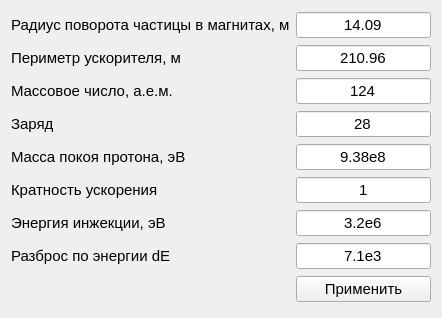
<?xml version="1.0" encoding="UTF-8"?>
<ui version="4.0">
 <class>ParametersAcceleration</class>
 <widget class="QDialog" name="ParametersAcceleration">
  <property name="geometry">
   <rect>
    <x>0</x>
    <y>0</y>
    <width>442</width>
    <height>318</height>
   </rect>
  </property>
  <property name="focusPolicy">
   <enum>Qt::ClickFocus</enum>
  </property>
  <property name="windowTitle">
   <string>Dialog</string>
  </property>
  <layout class="QGridLayout" name="gridLayout">
   <item row="0" column="0">
    <widget class="QLabel" name="label">
     <property name="font">
      <font>
       <pointsize>11</pointsize>
      </font>
     </property>
     <property name="text">
      <string>Радиус поворота частицы в магнитах, м</string>
     </property>
    </widget>
   </item>
   <item row="6" column="0">
    <widget class="QLabel" name="label_7">
     <property name="font">
      <font>
       <pointsize>11</pointsize>
      </font>
     </property>
     <property name="text">
      <string>Энергия инжекции, эВ</string>
     </property>
    </widget>
   </item>
   <item row="6" column="1">
    <widget class="QLineEdit" name="lineEdit_7">
     <property name="font">
      <font>
       <pointsize>11</pointsize>
      </font>
     </property>
     <property name="focusPolicy">
      <enum>Qt::ClickFocus</enum>
     </property>
     <property name="text">
      <string>3.2e6</string>
     </property>
     <property name="alignment">
      <set>Qt::AlignCenter</set>
     </property>
    </widget>
   </item>
   <item row="8" column="1">
    <widget class="QPushButton" name="pushButton">
     <property name="font">
      <font>
       <pointsize>11</pointsize>
      </font>
     </property>
     <property name="focusPolicy">
      <enum>Qt::NoFocus</enum>
     </property>
     <property name="text">
      <string>Применить</string>
     </property>
    </widget>
   </item>
   <item row="5" column="1">
    <widget class="QLineEdit" name="lineEdit_6">
     <property name="font">
      <font>
       <pointsize>11</pointsize>
      </font>
     </property>
     <property name="focusPolicy">
      <enum>Qt::ClickFocus</enum>
     </property>
     <property name="text">
      <string>1</string>
     </property>
     <property name="alignment">
      <set>Qt::AlignCenter</set>
     </property>
    </widget>
   </item>
   <item row="0" column="1">
    <widget class="QLineEdit" name="lineEdit">
     <property name="font">
      <font>
       <pointsize>11</pointsize>
      </font>
     </property>
     <property name="focusPolicy">
      <enum>Qt::ClickFocus</enum>
     </property>
     <property name="text">
      <string>14.09</string>
     </property>
     <property name="alignment">
      <set>Qt::AlignCenter</set>
     </property>
    </widget>
   </item>
   <item row="7" column="0">
    <widget class="QLabel" name="label_8">
     <property name="font">
      <font>
       <pointsize>11</pointsize>
      </font>
     </property>
     <property name="text">
      <string>Разброс по энергии dE</string>
     </property>
    </widget>
   </item>
   <item row="1" column="1">
    <widget class="QLineEdit" name="lineEdit_2">
     <property name="font">
      <font>
       <pointsize>11</pointsize>
      </font>
     </property>
     <property name="focusPolicy">
      <enum>Qt::ClickFocus</enum>
     </property>
     <property name="text">
      <string>210.96</string>
     </property>
     <property name="alignment">
      <set>Qt::AlignCenter</set>
     </property>
    </widget>
   </item>
   <item row="2" column="0">
    <widget class="QLabel" name="label_3">
     <property name="font">
      <font>
       <pointsize>11</pointsize>
      </font>
     </property>
     <property name="text">
      <string>Массовое число, а.е.м.</string>
     </property>
    </widget>
   </item>
   <item row="3" column="0">
    <widget class="QLabel" name="label_4">
     <property name="font">
      <font>
       <pointsize>11</pointsize>
      </font>
     </property>
     <property name="text">
      <string>Заряд</string>
     </property>
    </widget>
   </item>
   <item row="4" column="1">
    <widget class="QLineEdit" name="lineEdit_5">
     <property name="font">
      <font>
       <pointsize>11</pointsize>
      </font>
     </property>
     <property name="focusPolicy">
      <enum>Qt::ClickFocus</enum>
     </property>
     <property name="text">
      <string>9.38e8</string>
     </property>
     <property name="alignment">
      <set>Qt::AlignCenter</set>
     </property>
    </widget>
   </item>
   <item row="5" column="0">
    <widget class="QLabel" name="label_6">
     <property name="font">
      <font>
       <pointsize>11</pointsize>
      </font>
     </property>
     <property name="text">
      <string>Кратность ускорения</string>
     </property>
    </widget>
   </item>
   <item row="2" column="1">
    <widget class="QLineEdit" name="lineEdit_3">
     <property name="font">
      <font>
       <pointsize>11</pointsize>
      </font>
     </property>
     <property name="focusPolicy">
      <enum>Qt::ClickFocus</enum>
     </property>
     <property name="text">
      <string>124</string>
     </property>
     <property name="alignment">
      <set>Qt::AlignCenter</set>
     </property>
    </widget>
   </item>
   <item row="1" column="0">
    <widget class="QLabel" name="label_2">
     <property name="font">
      <font>
       <pointsize>11</pointsize>
      </font>
     </property>
     <property name="text">
      <string>Периметр ускорителя, м</string>
     </property>
    </widget>
   </item>
   <item row="3" column="1">
    <widget class="QLineEdit" name="lineEdit_4">
     <property name="font">
      <font>
       <pointsize>11</pointsize>
      </font>
     </property>
     <property name="focusPolicy">
      <enum>Qt::ClickFocus</enum>
     </property>
     <property name="text">
      <string>28</string>
     </property>
     <property name="alignment">
      <set>Qt::AlignCenter</set>
     </property>
    </widget>
   </item>
   <item row="4" column="0">
    <widget class="QLabel" name="label_5">
     <property name="font">
      <font>
       <pointsize>11</pointsize>
      </font>
     </property>
     <property name="text">
      <string>Масса покоя протона, эВ</string>
     </property>
    </widget>
   </item>
   <item row="7" column="1">
    <widget class="QLineEdit" name="lineEdit_8">
     <property name="font">
      <font>
       <pointsize>11</pointsize>
      </font>
     </property>
     <property name="focusPolicy">
      <enum>Qt::ClickFocus</enum>
     </property>
     <property name="text">
      <string>7.1e3</string>
     </property>
     <property name="alignment">
      <set>Qt::AlignCenter</set>
     </property>
    </widget>
   </item>
  </layout>
 </widget>
 <resources/>
 <connections/>
</ui>
